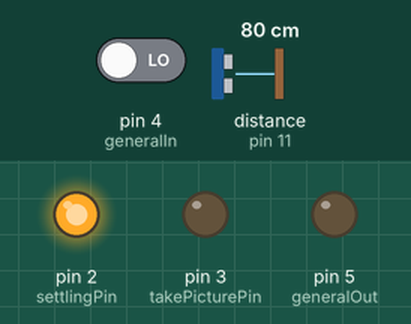
This sketch was run on a simulated Arduino Uno, built with avr-gcc and run on an emulated ATmega328P. On the bench: output pins drawn as LEDs (lit = HIGH). The inputs (shaded band) are chosen by the test bench; at power-on: distance to the obstacle (sensor on pin 11) 80 cm, pin 4 (generalIn) LOW. The echo pulse lasts 58.3 µs per cm; pins used as bus, display or sensor lines are not drawn; what the sketch prints to the serial monitor is not drawn.

Above: at 5.8 s.
5.9 s: distance to the obstacle (sensor on pin 11) set to 9 cm
10.3 s: pin 4 (generalIn) driven HIGH
13.0 s: distance to the obstacle (sensor on pin 11) set to 4 cm
Timing chart, 0 to 16.0 s (numbered marks = the images above; inputs shaded):
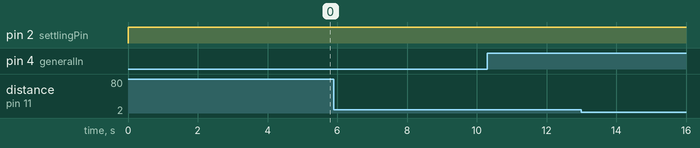

The sketch:

halloween16-monster.ino
```cpp
/* Ping))) Sensor

  This sketch reads a PING))) ultrasonic rangefinder and returns the
  distance to the closest object in range. To do this, it sends a pulse
  to the sensor to initiate a reading, then listens for a pulse
  to return. The length of the returning pulse is proportional to
  the distance of the object from the sensor.
*/

const int triggerPin = 10, echoPin = 11;
const int settlingPin = 2, takePicturePin = 3;
const int generalIn = 4, generalOut = 5;


void setup() {
  Serial.begin(9600);
  pinMode(triggerPin, OUTPUT);
  pinMode(echoPin, INPUT);
  pinMode(settlingPin, OUTPUT);
  pinMode(takePicturePin, OUTPUT);
  pinMode(generalIn, INPUT);
  pinMode(generalOut, OUTPUT);
}

float getDistance() {
  long duration;
  float inches, cm;
  // The PING))) is triggered by a HIGH pulse of 2 or more microseconds.
  // Give a short LOW pulse beforehand to ensure a clean HIGH pulse:
  digitalWrite(triggerPin, LOW);
  delayMicroseconds(2);
  digitalWrite(triggerPin, HIGH);
  delayMicroseconds(5);
  digitalWrite(triggerPin, LOW);

  /* The echo pin is used to read the signal from the PING))): a HIGH
    pulse whose duration is the time (in microseconds) from the sending
    of the ping to the reception of its echo off of an object.*/

  duration = pulseIn(echoPin, HIGH);

  // convert the time into a distance
  cm = duration / 29.0 / 2.0;
  inches = cm / 2.54;
  return inches;
}

int calibrate() {
  float ave = 0;
  const int N = 50;
  int i;

  delay(1000);
  Serial.println("Waiting for life to calm down...");
  delay(4000);
  Serial.println("Commencing calibration.");

  for (i = 0; i < 200; ++i) {
    float inches = getDistance();

    ave -= ave / N;
    ave += inches / N;
    Serial.print("Current: ");
    Serial.print(inches);
    Serial.print(" Ave: ");
    Serial.println(ave);
    delay(30);
  }
  return (int)ave;
}

void snapshot() {
  Serial.println("Snapshot!");
  // digitalWrite(takePicturePin, HIGH);
  // delay(4000); // hold it for 4 seconds
  // digitalWrite(takePicturePin, LOW);
}

void loop() {
  int normal, diffCount = 0;
  const int threshold = 12; // must be 1 foot off of normal to trigger picture
  const int numDiffsThreshold = 4; // must be over threshold 4 times in a row to trigger picture

  digitalWrite(settlingPin, HIGH);
  normal = calibrate();
  digitalWrite(settlingPin, LOW);

  for (;;) {
    int inches;

    if (digitalRead(generalIn)) {
      Serial.println("Got break signal! Will recalibrate...");
      break;
    }

    inches = (int) getDistance();
    Serial.print("inches=");
    Serial.print(inches);
    Serial.print(" normal=");
    Serial.print(normal);
    Serial.print(" diffCount=");
    Serial.println(diffCount);
    delay(500);
    if (abs(inches - normal) >= threshold) {
      diffCount++;
      if (diffCount >= numDiffsThreshold) {
        snapshot();
        diffCount = 0;
      }
    } else {
      diffCount = 0;
    }
  }
}
```

Measured:
- after the input at 5.9 s, every drawn part: stays the same
- after the input at 10.3 s, pin 2 (settlingPin): stays HIGH (without the input it goes to LOW after 1.2 s)
